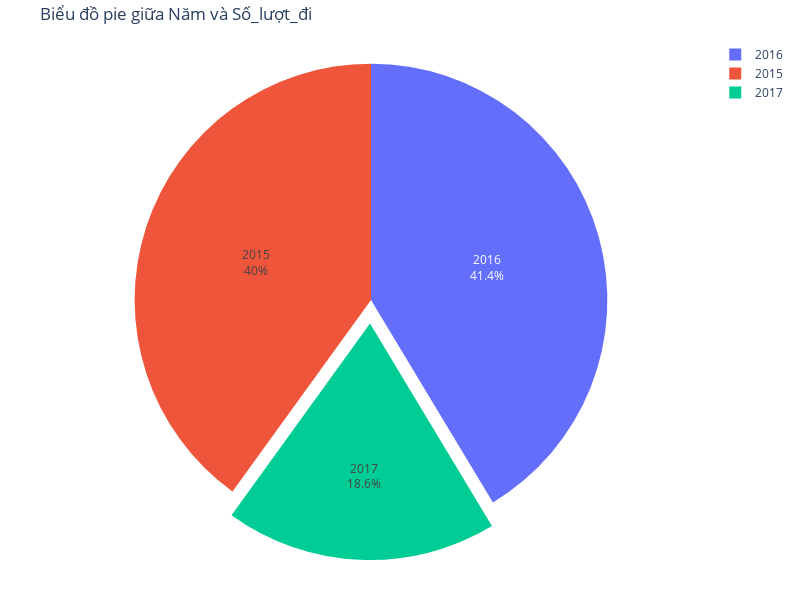

Notebook code cell kept with this figure:
### Markdown cell above
Phân tích biểu đồ:

Tính chu kỳ hàng năm rõ rệt: Biểu đồ cho thấy một mẫu hình lặp đi lặp lại theo từng năm, cho thấy tính mùa vụ mạnh mẽ trong số lượt đi.

Đỉnh điểm (cao nhất): Số lượt đi thường đạt đỉnh vào khoảng giữa năm, cụ thể là vào các tháng của mùa hè (khoảng tháng 6, 7, 8). Điều này có thể là do thời tiết thuận lợi cho các hoạt động ngoài trời, du lịch, nghỉ hè, v.v.
Đáy điểm (thấp nhất): Số lượt đi thường giảm xuống mức thấp nhất vào đầu năm, đặc biệt là vào khoảng tháng 1 hoặc tháng 2. Điều này có thể liên quan đến thời tiết lạnh hơn, các kỳ nghỉ lễ dài (ví dụ như Tết Nguyên Đán có thể rơi vào khoảng thời gian này), hoặc sự giảm bớt các hoạt động ngoài trời.
So sánh giữa các năm:

Năm 2015: Số lượt đi bắt đầu ở mức thấp vào đầu năm, tăng dần và đạt đỉnh vào khoảng tháng 7, sau đó giảm dần vào cuối năm.
Năm 2016: Mẫu hình tương tự như năm 2015, với số lượt đi thấp vào đầu năm, tăng lên đỉnh vào khoảng tháng 7 và sau đó giảm dần. Tuy nhiên, có vẻ như đỉnh của năm 2016 cao hơn đáng kể so với đỉnh của năm 2015. Điều này có thể cho thấy sự tăng trưởng về tổng số lượt đi qua các năm.
Xu hướng tổng thể (từ 2015 đến 2016): Nếu so sánh mức độ cao của các đỉnh và đáy giữa năm 2015 và 2016, có vẻ như có một xu hướng tăng nhẹ về tổng số lượt đi qua các năm. Cả mức cao nhất và mức thấp nhất trong năm 2016 đều có vẻ cao hơn so với năm 2015.

Sự sụt giảm mạnh vào cuối biểu đồ (tháng 1 năm 2017): Có một sự sụt giảm rất mạnh về số lượt đi vào tháng 1 năm 2017. Giá trị này thấp hơn nhiều so với mức thấp nhất của các năm trước. Đây có thể là một điểm bất thường cần được điều tra thêm về nguyên nhân (ví dụ: có sự kiện đặc biệt nào xảy ra vào thời điểm đó không?).

Tóm tắt và diễn giải:

Biểu đồ cho thấy "Số_lượt_đi" có một tính mùa vụ rõ rệt theo chu kỳ hàng năm, với đỉnh điểm vào mùa hè và đáy điểm vào đầu năm. Có dấu hiệu của sự tăng trưởng nhẹ về tổng số lượt đi từ năm 2015 sang năm 2016. Sự sụt giảm mạnh vào tháng 1 năm 2017 là một điểm đáng chú ý và có thể cần thêm thông tin để giải thích.

### Code cell
def create_box_pie(feature, x_feature, y_feature):
    fig = px.pie(feature, values=y_feature, names=x_feature,
                 title=f'Biểu đồ pie giữa {x_feature} và {y_feature}',
                 labels={x_feature: x_feature, y_feature: y_feature},
                 template='plotly_white',
                 color_discrete_sequence=px.colors.qualitative.Plotly,
                 )
    
    fig.update_traces(
    pull=[00, 0.0, 0.1],textposition='inside', textinfo='percent+label')

    fig.update_layout(
        title=f'Biểu đồ pie giữa {x_feature} và {y_feature}',
        xaxis_title=x_feature,
        yaxis_title=y_feature,
        hovermode='closest',
        margin=dict(l=40, r=40, t=40, b=40),
        height=600,
        width=800
    )
    fig.show()

# Call the function to create the scatter plot
x_feature = 'Năm'
y_feature = 'Số_lượt_đi'
feature = df.groupby(x_feature)[y_feature].mean().reset_index()

create_box_pie(feature, x_feature, y_feature)

### Figure 1 — Plotly figure (JSON) as saved in the notebook; plotly's stock layout.template omitted (floating-point values rounded to 4 significant figures)
{"data": [{"domain": {"x": [0, 1], "y": [0, 1]}, "hovertemplate": "Năm=%{label}<br>Số_lượt_đi=%{value}<extra></extra>", "labels": [2015, 2016, 2017], "legendgroup": "", "name": "", "pull": [0, 0, 0.1], "showlegend": true, "textinfo": "percent+label", "textposition": "inside", "type": "pie", "values": [1127.0, 1164.0, 523.3]}], "layout": {"height": 600, "hovermode": "closest", "legend": {"tracegroupgap": 0}, "margin": {"b": 40, "l": 40, "r": 40, "t": 40}, "piecolorway": ["#636EFA", "#EF553B", "#00CC96", "#AB63FA", "#FFA15A", "#19D3F3", "#FF6692", "#B6E880", "#FF97FF", "#FECB52"], "title": {"text": "Biểu đồ pie giữa Năm và Số_lượt_đi"}, "width": 800, "xaxis": {"title": {"text": "Năm"}}, "yaxis": {"title": {"text": "Số_lượt_đi"}}}}
